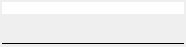
<?xml version="1.0" encoding="UTF-8"?>
<ui version="4.0">
 <class>OutputWidget</class>
 <widget class="QWidget" name="OutputWidget">
  <property name="geometry">
   <rect>
    <x>0</x>
    <y>0</y>
    <width>186</width>
    <height>47</height>
   </rect>
  </property>
  <property name="windowTitle">
   <string>Form</string>
  </property>
  <layout class="QGridLayout" name="gridLayout_3">
   <property name="margin">
    <number>2</number>
   </property>
   <property name="spacing">
    <number>2</number>
   </property>
   <item row="0" column="0">
    <layout class="QGridLayout" name="gridLayout_2">
     <property name="spacing">
      <number>2</number>
     </property>
     <item row="2" column="0">
      <widget class="Line" name="line">
       <property name="frameShadow">
        <enum>QFrame::Plain</enum>
       </property>
       <property name="lineWidth">
        <number>1</number>
       </property>
       <property name="orientation">
        <enum>Qt::Horizontal</enum>
       </property>
      </widget>
     </item>
     <item row="1" column="0">
      <layout class="QGridLayout" name="gridLayout">
       <property name="spacing">
        <number>2</number>
       </property>
       <item row="1" column="1">
        <layout class="QGridLayout" name="label_layout">
         <property name="spacing">
          <number>2</number>
         </property>
         <item row="0" column="0">
          <layout class="QVBoxLayout" name="tool_buttons_layout">
           <property name="spacing">
            <number>2</number>
           </property>
           <item>
            <widget class="QLineEdit" name="lineedit_color">
             <property name="maximumSize">
              <size>
               <width>16777215</width>
               <height>12</height>
              </size>
             </property>
             <property name="font">
              <font>
               <pointsize>8</pointsize>
              </font>
             </property>
             <property name="cursor">
              <cursorShape>ArrowCursor</cursorShape>
             </property>
             <property name="frame">
              <bool>false</bool>
             </property>
             <property name="alignment">
              <set>Qt::AlignRight|Qt::AlignTrailing|Qt::AlignVCenter</set>
             </property>
             <property name="readOnly">
              <bool>true</bool>
             </property>
            </widget>
           </item>
           <item>
            <widget class="QLabel" name="label">
             <property name="text">
              <string>&lt;placeholderLabel&gt;</string>
             </property>
            </widget>
           </item>
           <item>
            <spacer name="verticalSpacer">
             <property name="orientation">
              <enum>Qt::Vertical</enum>
             </property>
             <property name="sizeHint" stdset="0">
              <size>
               <width>0</width>
               <height>0</height>
              </size>
             </property>
            </spacer>
           </item>
          </layout>
         </item>
         <item row="0" column="2">
          <layout class="QHBoxLayout" name="pixmaps_layout">
           <property name="spacing">
            <number>2</number>
           </property>
          </layout>
         </item>
         <item row="0" column="1">
          <layout class="QGridLayout" name="gridLayout_4">
           <property name="bottomMargin">
            <number>0</number>
           </property>
           <property name="spacing">
            <number>2</number>
           </property>
          </layout>
         </item>
        </layout>
       </item>
      </layout>
     </item>
    </layout>
   </item>
  </layout>
  <zorder></zorder>
 </widget>
 <resources/>
 <connections/>
</ui>
